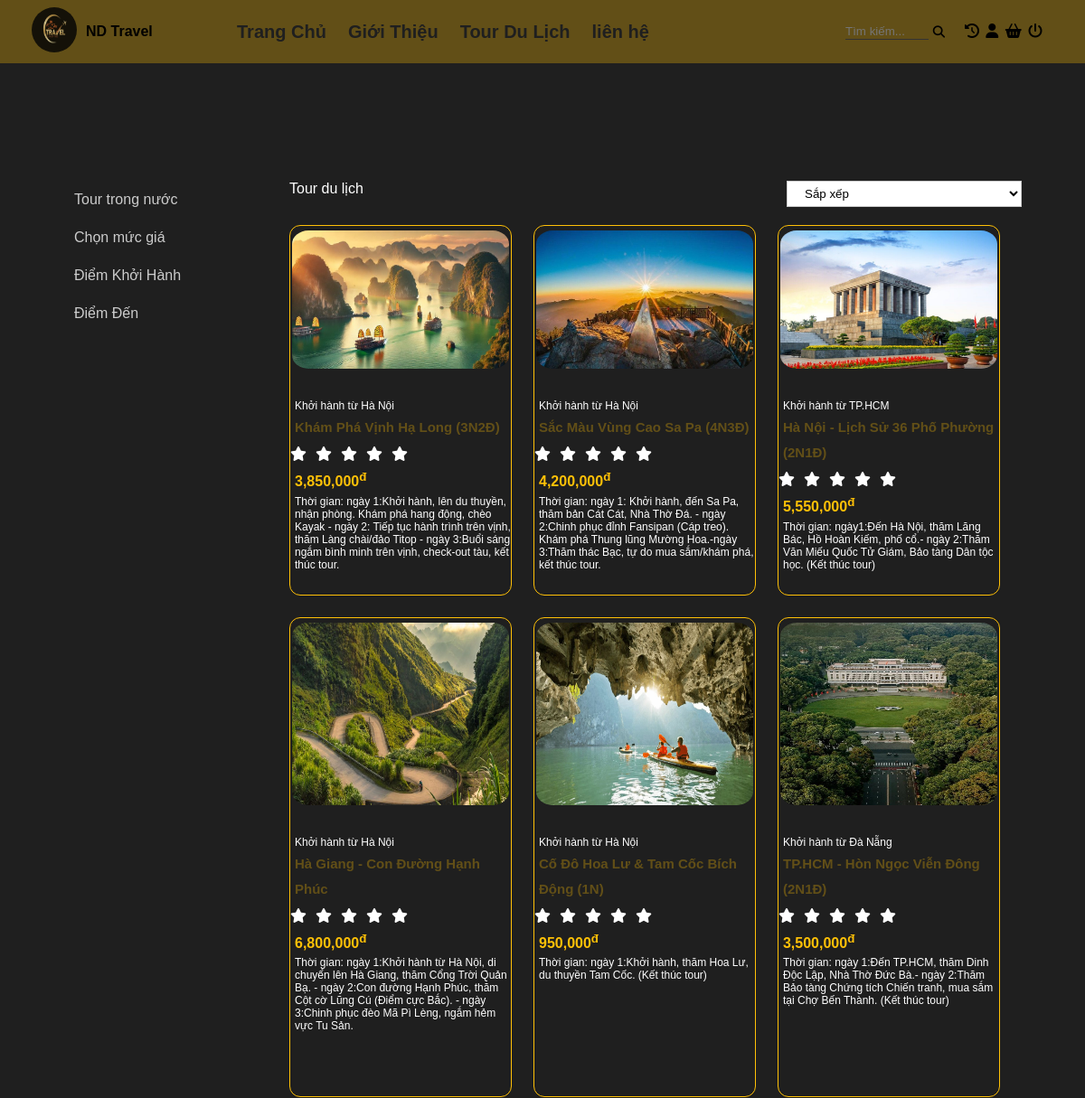
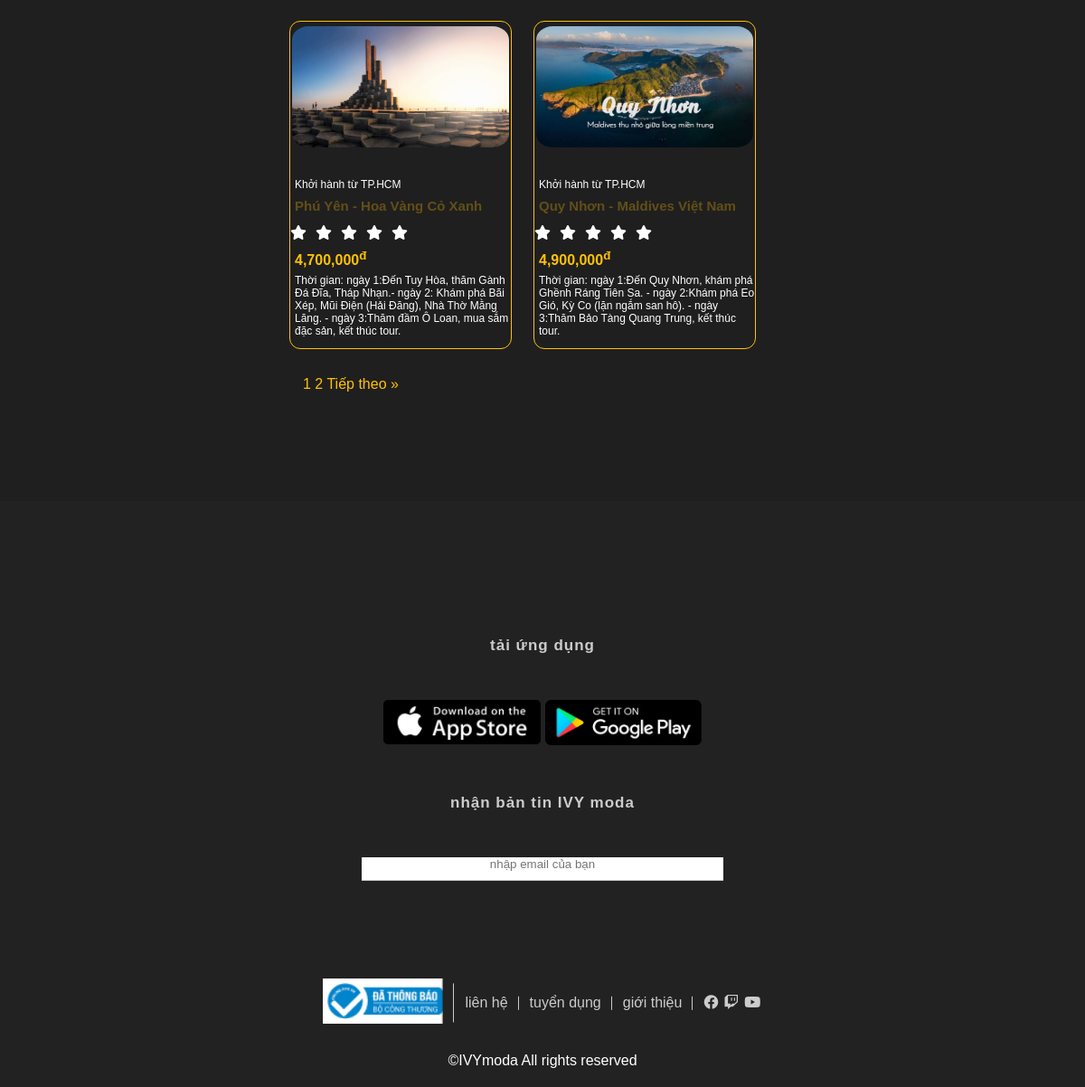
The page /index.php?controller=tour&action=index (signed in) on the database its author committed (2 pictures, top to bottom).
### tables this page shows
CREATE TABLE `tour` (
  `tourID` int(11) NOT NULL,
  `tiltle` varchar(255) NOT NULL,
  `description` text NOT NULL,
  `image` varchar(255) NOT NULL,
  `quantity` int(11) NOT NULL,
  `priceAdutls` double NOT NULL,
  `priceChildren` double NOT NULL,
  `destination` varchar(255) NOT NULL,
  `availability` tinyint(1) NOT NULL,
  `itinerary` varchar(255) NOT NULL,
  `departurePoint` varchar(255) NOT NULL,
  `startDate` date NOT NULL,
  `endDate` date NOT NULL,
  `region` varchar(50) NOT NULL
);

### core/baseController.php (called while the page is built, shortened)
<?php
 class baseController{
    protected function renderView($view,$data=[]){
        extract($data);
        require_once 'views/layouts-part/'.$view.'.php';
    }
 }

### controllers/TourController.php (called while the page is built, shortened)
<?php
class TourController extends baseController{
    public function index() {
        $model = new TourModel();
    $totalTours = $model->countTours();
    $limit = 8;
    $page = isset($_GET['page']) ? (int)$_GET['page'] : 1;
    $offset = ($page - 1) * $limit;
    $tours = $model->getToursByPage($limit, $offset);
    $totalPages = ceil($totalTours / $limit);
    $this->renderView('tour', [
        'tours' => $tours,
        'page' => $page,
        'totalPages' => $totalPages
    ]);
    }
}

### index.php (called while the page is built, shortened)
<?php
require_once 'configs/database.php';
require_once 'core/coreModel.php';
require_once 'core/baseController.php';
require_once 'core/router.php';

### configs/database.php (called while the page is built, shortened)
<?php
 class database{
    private static $conn;
    public static function connectPDO() {
        try {
    if(class_exists('PDO')){
         $options = array(
        PDO::MYSQL_ATTR_INIT_COMMAND => "SET NAMES utf8",
        PDO::ATTR_ERRMODE => PDO::ERRMODE_EXCEPTION,
    );
    $dsn =_DRIVER.":host="._HOST."; dbname="._DB;
    self::$conn = new PDO ($dsn,_USER,_PASS,$options);
} } catch(Exception $ex) {
    echo "loi ket noi ". $ex -> getMessage();
}
return self::$conn;
    }
 }

### core/coreModel.php (called while the page is built, shortened)
<?php
 class coreModel
 {
   public function __construct()
   {
      $this->conn = database::connectPDO();
   }
}

### models/TourModel.php (called while the page is built, shortened)
<?php
class TourModel extends coreModel{
    public function getToursByPage($limit, $offset) {
    $sql = "SELECT * FROM tour LIMIT :limit OFFSET :offset";
    $stm = $this->conn->prepare($sql);
    $stm->bindValue(':limit', $limit, PDO::PARAM_INT);
    $stm->bindValue(':offset', $offset, PDO::PARAM_INT);
    $stm->execute();
    return $stm->fetchAll(PDO::FETCH_ASSOC);
}
public function countTours() {
    $sql = "SELECT COUNT(*) as total FROM tour";
    return $this->conn->query($sql)->fetch()['total'];
}
}

### views/layouts-part/tour.php (the view, shortened to what this page needs)
<?php require 'views/part/header.php'; ?>
<section class="tour">
    <div class="container">
        <div class="row">
            <div class="tour-left">
                <ul>
                    <li class="tour-left-li"><a href="#">Tour trong nước</a>
                    </li>
                    <li class="tour-left-li"><a href="#">Chọn mức giá</a>
                    </li>
                    <li class="tour-left-li"><a href="#">Điểm Khởi Hành</a></li>
                    <li class="tour-left-li"><a href="#">Điểm Đến</a></li>
                </ul>
            </div>
            <div class="tour-right row">
                <div class="tour-right-top-item">
                    <p>Tour du lịch</p>
                </div>
                <div class="tour-right-top-item">
                    <form action="index.php?controller=tour&action=short" method="POST">
                        <select name="coin" onchange="this.form.submit()">
                            <option value="">Sắp xếp</option>
                        </select>
                    </form>
                </div>
                <div class="tour-right-content">
                    <?php if (!empty($tours) && is_array($tours)): ?>
                    <?php foreach ($tours as $tour): ?>
                    <div class="tour-right-content-item">
                        <img src="../DA2/public/upload/<?= htmlspecialchars($tour['image']) ?>"
                            alt="<?= htmlspecialchars($tour['tiltle']) ?>" height="40%">
                        <div class="tour-khung">
                            <p>Khởi hành từ <?= htmlspecialchars($tour['departurePoint']) ?></p>
                            <h1>
                                <a href="index.php?controller=booking&action=index&id=<?= $tour['tourID'] ?>">
                                    <?= htmlspecialchars($tour['tiltle']) ?>
                                </a>
                            </h1>
                            <div class="start row">
                                <i class="fa-solid fa-star"></i>
                                <i class="fa-solid fa-star"></i>
                                <i class="fa-solid fa-star"></i>
                                <i class="fa-solid fa-star"></i>
                                <i class="fa-solid fa-star"></i>
                            </div>
                            <h4><?= number_format($tour['priceAdutls']) ?><sup>đ</sup></h4>
                            <p>Thời gian: <?= htmlspecialchars($tour['itinerary']) ?></p>
                        </div>
                    </div>
                    <?php endforeach; ?>
                    <?php else: ?>
                    <p>Chưa có tour nào được hiển thị.</p>
                    <?php endif; ?>
                </div>
                <div class="tour-right-bottom row">
                    <div class="pagination">
                        <?php for ($i = 1; $i <= $totalPages; $i++): ?>
                        <a href="index.php?controller=tour&action=index&page=<?= $i ?>"
                            class="<?= ($i == $page) ? 'active' : '' ?>">
                            <?= $i ?>
                        </a>
                        <?php endfor; ?>
                        <?php if ($page < $totalPages): ?>
                        <a href="index.php?controller=tour&action=index&page=<?= $page+1 ?>">Tiếp theo &#187;</a>
                        <?php endif; ?>
                    </div>
                </div>
            </div>
        </div>
    </div>
</section>
<?php require 'views/part/footer.php'; ?>

### public/asset/css/header.css (style rules this page uses)
* { padding: 0; margin: 0; box-sizing: border-box; font-family: Arial, Helvetica, sans-serif; }
:root { --main: #ffc107; --main-hover: #ffb300; --main-light: #ffca28; --main-glow: #ffd740; --bg: #0d0d0d; --surface: #1e1e1e; --text: #ffffff; --text-muted: #b0b0b0; --text-on-main: #000000; }
body { background: var(--bg); color: var(--text); }
.row { display: flex; flex-wrap: wrap; }
li { list-style: none; }
a { text-decoration: none; color: #1f1f1f; }

### public/asset/css/home1.css (style rules this page uses)
:root { --main: #ffc107; --main-hover: #ffb300; --main-light: #ffca28; --main-glow: #ffd740; --bg: #0d0d0d; --surface: #1e1e1e; --text: #ffffff; --text-muted: #b0b0b0; --text-on-main: #000000; --main-text-font: "Roboto", sans-serif; }
body { background-color: #222; }
.container { max-width: 1024px; margin: auto; }
.tour { padding: 100px 0; }

### public/asset/css/tour.css (style rules this page uses)
* { margin: 0; padding: 0; box-sizing: border-box; font-family: Arial, Helvetica, sans-serif; }
.container { width: 100%; max-width: 1400px; margin: 0 auto; padding: 0 20px; }
li { list-style: none; }
a { text-decoration: none; color: #000; }
.row { display: flex; flex-wrap: wrap; margin: 0 -15px; }
.row > div { padding: 0 15px; }
.tour { padding: 100px 50px; background-color: #1f1f1f; }
.tour-left { flex: 0 0 250px; width: 250px !important; }
.tour-right { flex: 1; min-width: 0; }
.tour-right-top-item:first-child { flex: 2; font-size: 16px; }
.tour-right-top-item { flex: 1; padding: 0 12px; }
.tour-right-top-item select { width: 100%; padding: 5px 15px; display: flex; justify-content: space-between; background-color: #fff; border: 1px solid #ccc; cursor: pointer; }
.tour-right-content { margin-top: 20px; display: flex; flex-wrap: wrap; justify-content: flex-start; gap: 24px; width: 100%; padding: 24px; box-sizing: border-box; }
.tour-right-content-item { width: calc(25% - 24px); flex: 0 0 calc(25% - 24px); margin: 0 !important; border: 1px solid #ffc107; border-radius: 12px; }
.tour-right-content-item img { width: 100%; border-radius: 20px; padding: 5px 2px; }
.tour-khung { text-align: left; padding: 20px 0 0 5px; }
.tour-khung h1 a { font-size: 15px; color: rgba(255, 193, 7, 0.3); }
.tour-khung p { font-size: 12px; padding-top: 5px; }
.start { padding: 10px 10px; }
.start i { margin-right: 10px; }
.tour-khung h4 { color: #ffc107; }
.tour-right-bottom { justify-content: space-between; margin: 30px 0 20px; width: 100%; }
.tour-left ul li { padding: 12px; }
.tour-left ul li > a { font-size: 16px; color: #ccc; }
.pagination a { color: #ffc107; }
@media (max-width: 1200px) { .tour-right-content-item { width: calc(33.333% - 24px); flex: 0 0 calc(33.333% - 24px); } }

### public/asset/css/booking.css (style rules this page uses)
* { margin: 0; padding: 0; box-sizing: border-box; font-family: Arial, Helvetica, sans-serif; }
li { list-style: none; }
a { text-decoration: none; color: #000; }
.row { display: flex; flex-wrap: wrap; }

### public/asset/css/footer.css (style rules this page uses)
* { margin: 0; padding: 0; box-sizing: border-box; font-family: Arial, Helvetica, sans-serif; }
.row { display: flex; flex-wrap: wrap; }
li { list-style: none; }
a { text-decoration: none; color: #000; }
p { color: white; }

### rows shown on the page
tour: image (picture), departurePoint "Hà Nội", tiltle "Khám Phá Vịnh Hạ Long (3N2Đ)", priceAdutls "3,850,000", itinerary "ngày 1:Khởi hành, lên du thuyền, nhận phòng. Khám phá hang động, chèo Kayak - ngày 2: Tiếp tục hành trình trên vịnh, thăm Làng chài/đảo Titop - ngày 3:Buổi sáng ngắm bình minh trên vịnh, check-out tàu, kết thúc tour."
tour: image (picture), departurePoint "Hà Nội", tiltle "Sắc Màu Vùng Cao Sa Pa (4N3Đ)", priceAdutls "4,200,000", itinerary "ngày 1: Khởi hành, đến Sa Pa, thăm bản Cát Cát, Nhà Thờ Đá. - ngày 2:Chinh phục đỉnh Fansipan (Cáp treo). Khám phá Thung lũng Mường Hoa.-ngày 3:Thăm thác Bạc, tự do mua sắm/khám phá, kết thúc tour."
tour: image (picture), departurePoint "TP.HCM", tiltle "Hà Nội - Lịch Sử 36 Phố Phường (2N1Đ)", priceAdutls "5,550,000", itinerary "ngày1:Đến Hà Nội, thăm Lăng Bác, Hồ Hoàn Kiếm, phố cổ.- ngày 2:Thăm Văn Miếu Quốc Tử Giám, Bảo tàng Dân tộc học. (Kết thúc tour)"
tour: image (picture), departurePoint "Hà Nội", tiltle "Hà Giang - Con Đường Hạnh Phúc", priceAdutls "6,800,000", itinerary "ngày 1:Khởi hành từ Hà Nội, di chuyển lên Hà Giang, thăm Cổng Trời Quản Bạ. - ngày 2:Con đường Hạnh Phúc, thăm Cột cờ Lũng Cú (Điểm cực Bắc). - ngày 3:Chinh phục đèo Mã Pì Lèng, ngắm hẻm vực Tu Sản."
tour: image (picture), departurePoint "Hà Nội", tiltle "Cố Đô Hoa Lư & Tam Cốc Bích Động (1N)", priceAdutls "950,000", itinerary "ngày 1:Khởi hành, thăm Hoa Lư, du thuyền Tam Cốc. (Kết thúc tour)"
tour: image (picture), departurePoint "Đà Nẵng", tiltle "TP.HCM - Hòn Ngọc Viễn Đông (2N1Đ)", priceAdutls "3,500,000", itinerary "ngày 1:Đến TP.HCM, thăm Dinh Độc Lập, Nhà Thờ Đức Bà.- ngày 2:Thăm Bảo tàng Chứng tích Chiến tranh, mua sắm tại Chợ Bến Thành. (Kết thúc tour)"
tour: image (picture), departurePoint "TP.HCM", tiltle "Phú Yên - Hoa Vàng Cỏ Xanh", priceAdutls "4,700,000", itinerary "ngày 1:Đến Tuy Hòa, thăm Gành Đá Đĩa, Tháp Nhạn.- ngày 2: Khám phá Bãi Xép, Mũi Điện (Hải Đăng), Nhà Thờ Mằng Lăng. - ngày 3:Thăm đầm Ô Loan, mua sắm đặc sản, kết thúc tour."
tour: image (picture), departurePoint "TP.HCM", tiltle "Quy Nhơn - Maldives Việt Nam", priceAdutls "4,900,000", itinerary "ngày 1:Đến Quy Nhơn, khám phá Ghềnh Ráng Tiên Sa. - ngày 2:Khám phá Eo Gió, Kỳ Co (lặn ngắm san hô). - ngày 3:Thăm Bảo Tàng Quang Trung, kết thúc tour."
